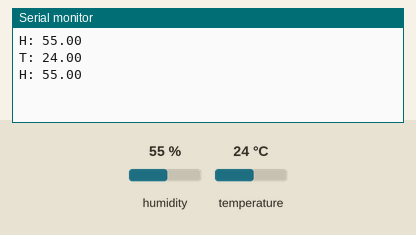
Recording of a sketch running on a simulated Arduino Uno, built with avr-gcc and run on an emulated ATmega328P. Shown: the last lines printed to the serial monitor. Inputs (shaded band) come from the test bench; at power-on: humidity 55 %, temperature 24 °C.

Above: at 4.8 s.
4.9 s: humidity set to 22 %
At 6.5 s:
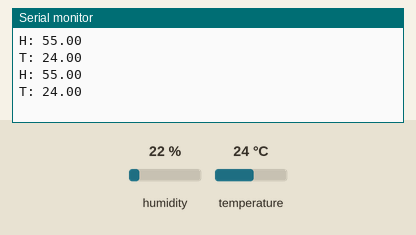
9.9 s: temperature set to 12 °C
At 10.4 s:
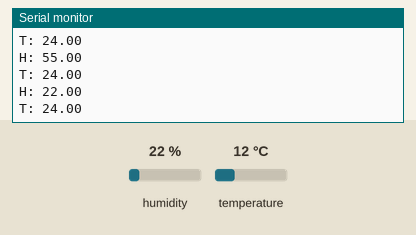
14.9 s: humidity set to 40 %
At 16.7 s:
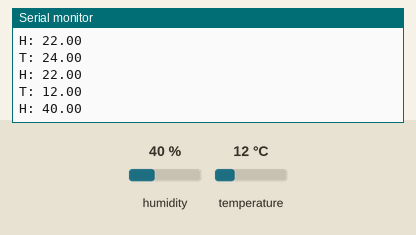
Timing chart, 0 to 18.2 s (numbered marks = the images above; inputs shaded):
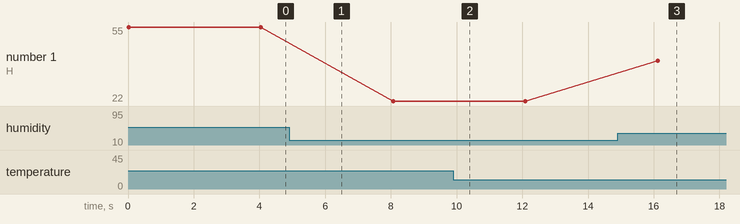

The sketch:

blynkApp.ino
```cpp
#include <DHT.h>
 // ngay 13/10
 #define DHTPIN 3
 #define DHTTYPE DHT11     // DHT 11
 float h = 0;
 float t = 0;
 DHT dht(DHTPIN, DHTTYPE);
 void sendSensor()
{
  h = dht.readHumidity();
  t = dht.readTemperature(); // or dht.readTemperature(true) for Fahrenheit
}
 //cu
 void setup()
 {
   Serial.begin(9600);
   dht.begin();
 }
 void loop()
 {
  sendSensor();
  Serial.print("H: ");
  Serial.println(h);
  delay(2000);
  Serial.print("T: ");
  Serial.println(t);
  delay(2000);
 }
```

Measured:
- after the input at 14.9 s, the serial monitor: prints a new line after 1.2 s (image 3)
- plotted number 1: 55 → 22 after the input at 4.9 s, 22 → 40 after the input at 14.9 s
